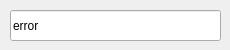
<?xml version="1.0" encoding="UTF-8"?>
<ui version="4.0">
 <class>error_dialog</class>
 <widget class="QDialog" name="error_dialog">
  <property name="geometry">
   <rect>
    <x>0</x>
    <y>0</y>
    <width>230</width>
    <height>50</height>
   </rect>
  </property>
  <property name="minimumSize">
   <size>
    <width>230</width>
    <height>50</height>
   </size>
  </property>
  <property name="maximumSize">
   <size>
    <width>230</width>
    <height>50</height>
   </size>
  </property>
  <property name="windowTitle">
   <string>Dialog</string>
  </property>
  <widget class="QLineEdit" name="lineEdit">
   <property name="enabled">
    <bool>true</bool>
   </property>
   <property name="geometry">
    <rect>
     <x>10</x>
     <y>10</y>
     <width>211</width>
     <height>31</height>
    </rect>
   </property>
   <property name="focusPolicy">
    <enum>Qt::NoFocus</enum>
   </property>
   <property name="contextMenuPolicy">
    <enum>Qt::NoContextMenu</enum>
   </property>
   <property name="inputMask">
    <string/>
   </property>
   <property name="text">
    <string>error</string>
   </property>
  </widget>
 </widget>
 <resources/>
 <connections/>
</ui>
